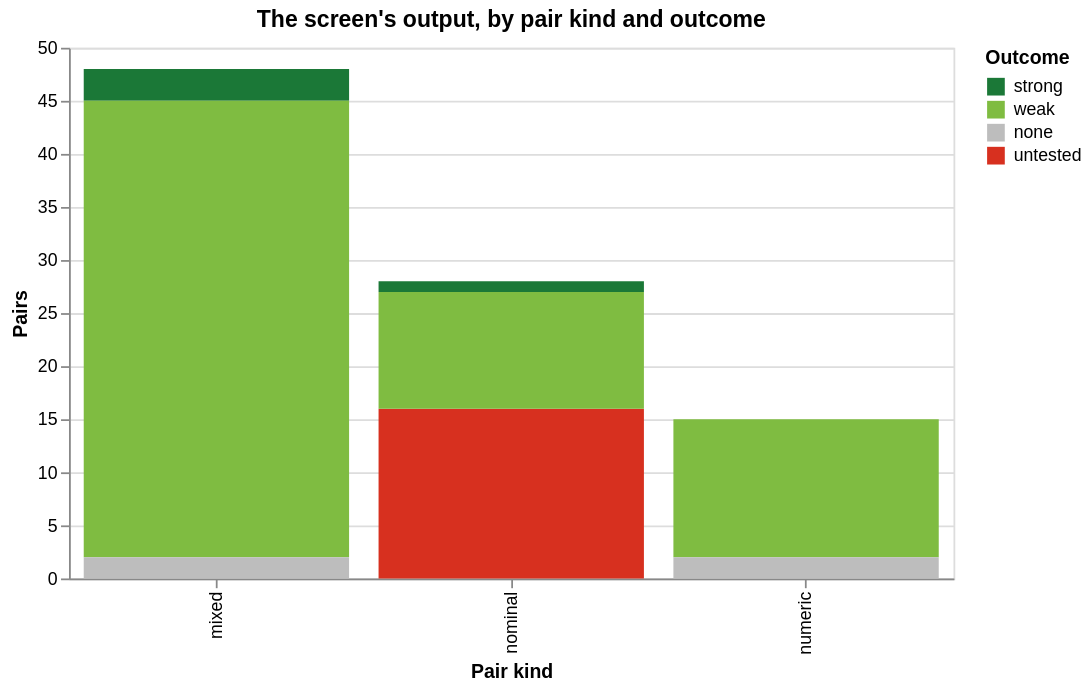

Notebook code cell kept with this figure:
### Code cell
import altair as alt

chart_data = (
    assoc.with_columns(
        pl.when(pl.col("p_value").is_null()).then(pl.lit("untested"))
        .otherwise(pl.col("tier")).alias("outcome")
    )
    .group_by(["kind", "outcome"]).len()
)
(alt.Chart(chart_data).mark_bar()
 .encode(x=alt.X("kind:N", title="Pair kind"),
         y=alt.Y("len:Q", title="Pairs"),
         color=alt.Color("outcome:N", title="Outcome",
                         scale=alt.Scale(domain=["strong", "weak", "none", "untested"],
                                         range=["#1b7837", "#7fbc41", "#bdbdbd", "#d7301f"])))
 .properties(title="The screen's output, by pair kind and outcome", width=500, height=300))

### Figure 1 — Vega-Lite specification as saved in the notebook (floating-point values rounded to 4 significant figures)
{"config": {"view": {"continuousWidth": 300, "continuousHeight": 300}}, "data": {"name": "data-139277b071201ae940abaab21502c45c"}, "mark": {"type": "bar"}, "encoding": {"color": {"field": "outcome", "scale": {"domain": ["strong", "weak", "none", "untested"], "range": ["#1b7837", "#7fbc41", "#bdbdbd", "#d7301f"]}, "title": "Outcome", "type": "nominal"}, "x": {"field": "kind", "title": "Pair kind", "type": "nominal"}, "y": {"field": "len", "title": "Pairs", "type": "quantitative"}}, "height": 300, "title": "The screen's output, by pair kind and outcome", "width": 500, "$schema": "https://vega.github.io/schema/vega-lite/v6.4.1.json", "datasets": {"data-139277b071201ae940abaab21502c45c": [{"kind": "nominal", "outcome": "strong", "len": 1}, {"kind": "nominal", "outcome": "untested", "len": 16}, {"kind": "mixed", "outcome": "strong", "len": 3}, {"kind": "mixed", "outcome": "weak", "len": 43}, {"kind": "nominal", "outcome": "weak", "len": 11}, {"kind": "numeric", "outcome": "weak", "len": 13}, {"kind": "mixed", "outcome": "none", "len": 2}, {"kind": "numeric", "outcome": "none", "len": 2}]}}
